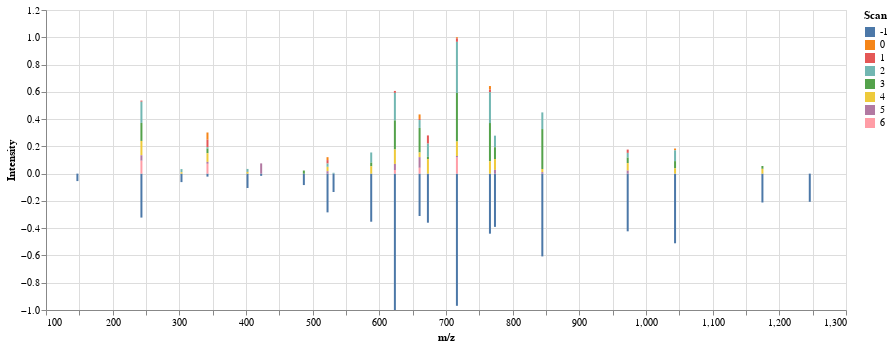

The cell this chart's notebook holds for it:
### Code cell
#plot_mirror_2(spectrum_slice, mz_library, intensity_library, )

### Figure 1 — Vega-Lite specification as saved in the notebook (floating-point values rounded to 4 significant figures; data arrays with more than 128 entries replaced by an {"elided": "..."} marker saying what was removed)
{"config": {"view": {"continuousWidth": 300, "continuousHeight": 300}}, "data": {"name": "data-c21d185fe0011b5a81d34d78fb46135f"}, "mark": {"type": "bar", "size": 2}, "encoding": {"color": {"field": "Scan", "type": "nominal"}, "x": {"bin": false, "field": "m/z", "type": "quantitative"}, "y": {"field": "Intensity", "stack": true, "type": "quantitative"}}, "height": 300, "width": 800, "$schema": "https://vega.github.io/schema/vega-lite/v5.20.1.json", "datasets": {"data-c21d185fe0011b5a81d34d78fb46135f": {"elided": "168 records"}}}
